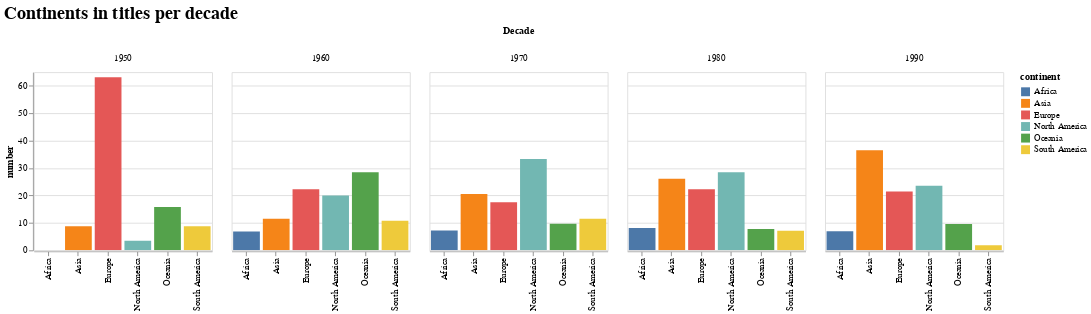

Notebook cell for this chart:
### Code cell
xc = alt.Chart(df_continent_decade).mark_bar().encode(
    alt.Y("article_title:Q", title='number'),
    alt.X('continent:N', title=''),
    color='continent:N',
    column=alt.Column('issue_decade:N', title='Decade')
).properties(
    width=200,
    height=200
).repeat(
    row=['issue_decade:N']
).interactive()
xc.properties(
    title='Continents in titles per decade'
).configure_title(
    fontSize=20,
    font='Verdana',
    align='center',
    color='black',
)

### Figure 1 — Vega-Lite specification as saved in the notebook (floating-point values rounded to 4 significant figures)
{"config": {"view": {"continuousWidth": 400, "continuousHeight": 300}, "title": {"align": "center", "color": "black", "font": "Verdana", "fontSize": 20}}, "repeat": {"row": ["issue_decade:N"]}, "spec": {"data": {"name": "data-77e4ead98e161746fb1616b041e7e79c"}, "mark": "bar", "encoding": {"color": {"field": "continent", "type": "nominal"}, "column": {"field": "issue_decade", "title": "Decade", "type": "nominal"}, "x": {"field": "continent", "title": "", "type": "nominal"}, "y": {"field": "article_title", "title": "number", "type": "quantitative"}}, "height": 200, "selection": {"selector001": {"type": "interval", "bind": "scales", "encodings": ["x", "y"]}}, "width": 200}, "title": "Continents in titles per decade", "$schema": "https://vega.github.io/schema/vega-lite/v4.17.0.json", "datasets": {"data-77e4ead98e161746fb1616b041e7e79c": [{"issue_decade": 1950, "continent": "Asia", "article_title": 8.772}, {"issue_decade": 1950, "continent": "Europe", "article_title": 63.16}, {"issue_decade": 1950, "continent": "North America", "article_title": 3.509}, {"issue_decade": 1950, "continent": "Oceania", "article_title": 15.79}, {"issue_decade": 1950, "continent": "South America", "article_title": 8.772}, {"issue_decade": 1960, "continent": "Africa", "article_title": 6.923}, {"issue_decade": 1960, "continent": "Asia", "article_title": 11.54}, {"issue_decade": 1960, "continent": "Europe", "article_title": 22.31}, {"issue_decade": 1960, "continent": "North America", "article_title": 20.0}, {"issue_decade": 1960, "continent": "Oceania", "article_title": 28.46}, {"issue_decade": 1960, "continent": "South America", "article_title": 10.77}, {"issue_decade": 1970, "continent": "Africa", "article_title": 7.273}, {"issue_decade": 1970, "continent": "Asia", "article_title": 20.61}, {"issue_decade": 1970, "continent": "Europe", "article_title": 17.58}, {"issue_decade": 1970, "continent": "North America", "article_title": 33.33}, {"issue_decade": 1970, "continent": "Oceania", "article_title": 9.697}, {"issue_decade": 1970, "continent": "South America", "article_title": 11.52}, {"issue_decade": 1980, "continent": "Africa", "article_title": 8.167}, {"issue_decade": 1980, "continent": "Asia", "article_title": 26.1}, {"issue_decade": 1980, "continent": "Europe", "article_title": 22.31}, {"issue_decade": 1980, "continent": "North America", "article_title": 28.49}, {"issue_decade": 1980, "continent": "Oceania", "article_title": 7.769}, {"issue_decade": 1980, "continent": "South America", "article_title": 7.171}, {"issue_decade": 1990, "continent": "Africa", "article_title": 6.951}, {"issue_decade": 1990, "continent": "Asia", "article_title": 36.49}, {"issue_decade": 1990, "continent": "Europe", "article_title": 21.48}, {"issue_decade": 1990, "continent": "North America", "article_title": 23.54}, {"issue_decade": 1990, "continent": "Oceania", "article_title": 9.637}, {"issue_decade": 1990, "continent": "South America", "article_title": 1.896}]}}
